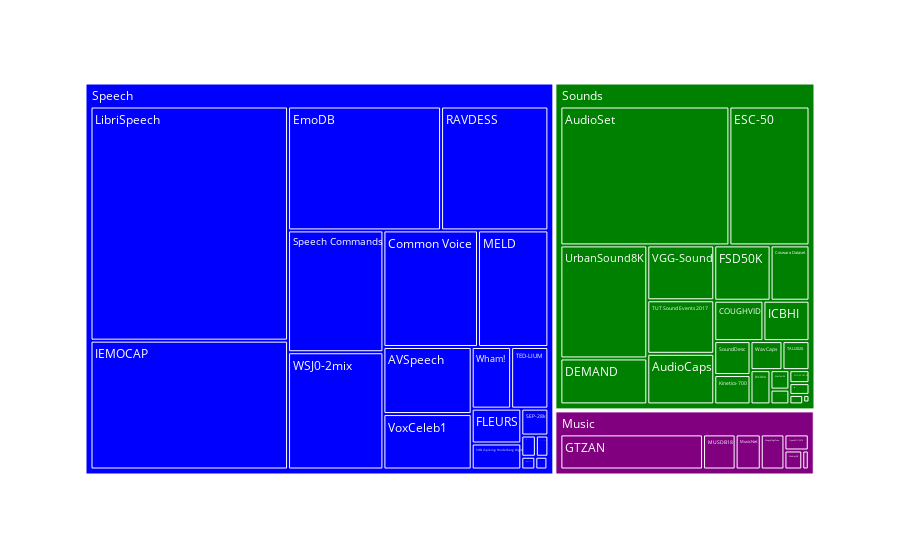

Write notebook code for a chart like this one.
### Code cell
df_datasets_temp = df_datasets

df_datasets_temp.loc[df_datasets_temp['Dataset'] == "RAVDESS (Ryerson Audio-Visual Database of Emotional Speech and Song)", 'Dataset'] = "RAVDESS"
df_datasets_temp.loc[df_datasets_temp['Dataset'] == "ICBHI Respiratory Sound Database", 'Dataset'] = "ICBHI"
df_datasets_temp.loc[df_datasets_temp['Dataset'] == "EmoDB Dataset (Berlin Database of Emotional Speech)", 'Dataset'] = "EmoDB"

fig = px.treemap(df_datasets_temp, 
                 path=['Music/Speech/Sounds', 'Dataset'], 
                 values='Number of citations (Google Scholar)', 
                 color='Music/Speech/Sounds',
                 color_discrete_map={"Speech": "blue", "Music": "purple", "Sounds": "green"})

fig.show()

### Figure 1 — Plotly figure (JSON) as saved in the notebook; plotly's stock layout.template omitted (floating-point values rounded to 4 significant figures)
{"data": [{"branchvalues": "total", "customdata": [["Sounds"], ["Speech"], ["Speech"], ["Music"], ["Sounds"], ["Sounds"], ["Speech"], ["Music"], ["Speech"], ["Speech"], ["Speech"], ["Speech"], ["Speech"], ["Sounds"], ["Sounds"], ["Speech"], ["Speech"], ["Speech"], ["Sounds"], ["Speech"], ["Sounds"], ["Speech"], ["Sounds"], ["Speech"], ["Sounds"], ["Sounds"], ["Sounds"], ["Speech"], ["Sounds"], ["Sounds"], ["Sounds"], ["Speech"], ["Speech"], ["Sounds"], ["Music; Sounds"], ["Sounds"], ["Speech"], ["Sounds"], ["Sounds"], ["Sounds"], ["Speech"], ["Sounds"], ["Music"], ["Sounds"], ["Music"], ["Music"], ["Speech"], ["Music"], ["Sounds"], ["Music"], ["Sounds"], ["Speech"], ["Sounds"], ["Speech"], ["Music"], ["Music; Sounds"], ["Sounds"], ["Speech"]], "domain": {"x": [0, 1], "y": [0, 1]}, "hovertemplate": "labels=%{label}<br>Number of citations (Google Scholar)=%{value}<br>parent=%{parent}<br>id=%{id}<br>Music/Speech/Sounds=%{customdata[0]}<extra></extra>", "ids": ["Sounds/MACS (Multi-Annotator Captioned Soundscapes)", "Speech/EmoDB", "Speech/MINDS-14", "Music/MagnaTagATune", "Sounds/FSD50K", "Sounds/CochlScene", "Speech/SEP-28k", "Music/Multimodal PISA (Multimodal Piano Skills Assessment)", "Speech/Speech Commands", "Speech/SHD (Spiking Heidelberg Digits)", "Speech/Switchboard-1 Corpus", "Speech/TED-LIUM", "Speech/RAVDESS", "Sounds/UrbanSound8K", "Sounds/VGG-Sound", "Speech/MELD", "Speech/LibriSpeech", "Speech/VoxCeleb1", "Sounds/Kinetics-700", "Speech/SpokeN-100", "Sounds/ICBHI", "Speech/AFRODIGITS", "Sounds/BGG (PUBG Gun Sound Dataset)", "Speech/FLEURS", "Sounds/ESC-50", "Sounds/EPIC-SOUNDS (EPIC-KITCHENS-100)", "Sounds/DiCOVA", "Speech/AVSpeech", "Sounds/COUGHVID", "Sounds/AudioCaps", "Sounds/Coswara Dataset", "Speech/AudioMNIST", "Speech/Free Spoken Digit Dataset (FSDD)", "Sounds/AudioSet", "Music; Sounds/Audio Dialogues", "Sounds/TUT Sound Events 2017", "Speech/WSJ0-2mix", "Sounds/WavCaps", "Sounds/TAU2020", "Sounds/SoundDesc", "Speech/Common Voice", "Sounds/Cat Meow", "Music/GTZAN", "Sounds/ReefSet", "Music/OpenMIC-2018", "Music/MusicNet", "Speech/DEEP-VOICE: DeepFake Voice Recognition (Jordan Bird)", "Music/MedleyDB", "Sounds/DEMAND", "Music/MUSDB18", "Sounds/WavText5k", "Speech/IEMOCAP", "Sounds/SONYC-UST-V2", "Speech/Wham!", "Music", "Music; Sounds", "Sounds", "Speech"], "labels": ["MACS (Multi-Annotator Captioned Soundscapes)", "EmoDB", "MINDS-14", "MagnaTagATune", "FSD50K", "CochlScene", "SEP-28k", "Multimodal PISA (Multimodal Piano Skills Assessment)", "Speech Commands", "SHD (Spiking Heidelberg Digits)", "Switchboard-1 Corpus", "TED-LIUM", "RAVDESS", "UrbanSound8K", "VGG-Sound", "MELD", "LibriSpeech", "VoxCeleb1", "Kinetics-700", "SpokeN-100", "ICBHI", "AFRODIGITS", "BGG (PUBG Gun Sound Dataset)", "FLEURS", "ESC-50", "EPIC-SOUNDS (EPIC-KITCHENS-100)", "DiCOVA", "AVSpeech", "COUGHVID", "AudioCaps", "Coswara Dataset", "AudioMNIST", "Free Spoken Digit Dataset (FSDD)", "AudioSet", "Audio Dialogues", "TUT Sound Events 2017", "WSJ0-2mix", "WavCaps", "TAU2020", "SoundDesc", "Common Voice", "Cat Meow", "GTZAN", "ReefSet", "OpenMIC-2018", "MusicNet", "DEEP-VOICE: DeepFake Voice Recognition (Jordan Bird)", "MedleyDB", "DEMAND", "MUSDB18", "WavText5k", "IEMOCAP", "SONYC-UST-V2", "Wham!", "Music", "Music; Sounds", "Sounds", "Speech"], "level": "7b6481", "marker": {"colors": ["green", "blue", "blue", "purple", "green", "green", "blue", "purple", "blue", "blue", "blue", "blue", "blue", "green", "green", "blue", "blue", "blue", "green", "blue", "green", "blue", "green", "blue", "green", "green", "green", "blue", "green", "green", "green", "blue", "blue", "green", "#ab63fa", "green", "blue", "green", "green", "green", "blue", "green", "purple", "green", "purple", "purple", "blue", "purple", "green", "purple", "green", "blue", "green", "blue", "purple", "#ab63fa", "green", "blue"]}, "name": "", "parents": ["Sounds", "Speech", "Speech", "Music", "Sounds", "Sounds", "Speech", "Music", "Speech", "Speech", "Speech", "Speech", "Speech", "Sounds", "Sounds", "Speech", "Speech", "Speech", "Sounds", "Speech", "Sounds", "Speech", "Sounds", "Speech", "Sounds", "Sounds", "Sounds", "Speech", "Sounds", "Sounds", "Sounds", "Speech", "Speech", "Sounds", "Music; Sounds", "Sounds", "Speech", "Sounds", "Sounds", "Sounds", "Speech", "Sounds", "Music", "Sounds", "Music", "Music", "Speech", "Music", "Sounds", "Music", "Sounds", "Speech", "Sounds", "Speech", "", "", "", ""], "type": "treemap", "values": [40, 3072, 29, 236, 524, 22, 118, 35, 1882, 209, 0, 372, 2154, 1653, 618, 1329, 7494, 793, 179, 1, 313, 1, 8, 280, 1872, 47, 115, 959, 334, 570, 362, 43, 50, 3950, 7, 603, 1812, 156, 132, 207, 1787, 0, 1420, 2, 111, 250, 25, 96, 672, 324, 62, 4124, 44, 394, 2472, 7, 12485, 26928]}], "layout": {"autosize": true, "legend": {"tracegroupgap": 0}, "margin": {"t": 60}}}
